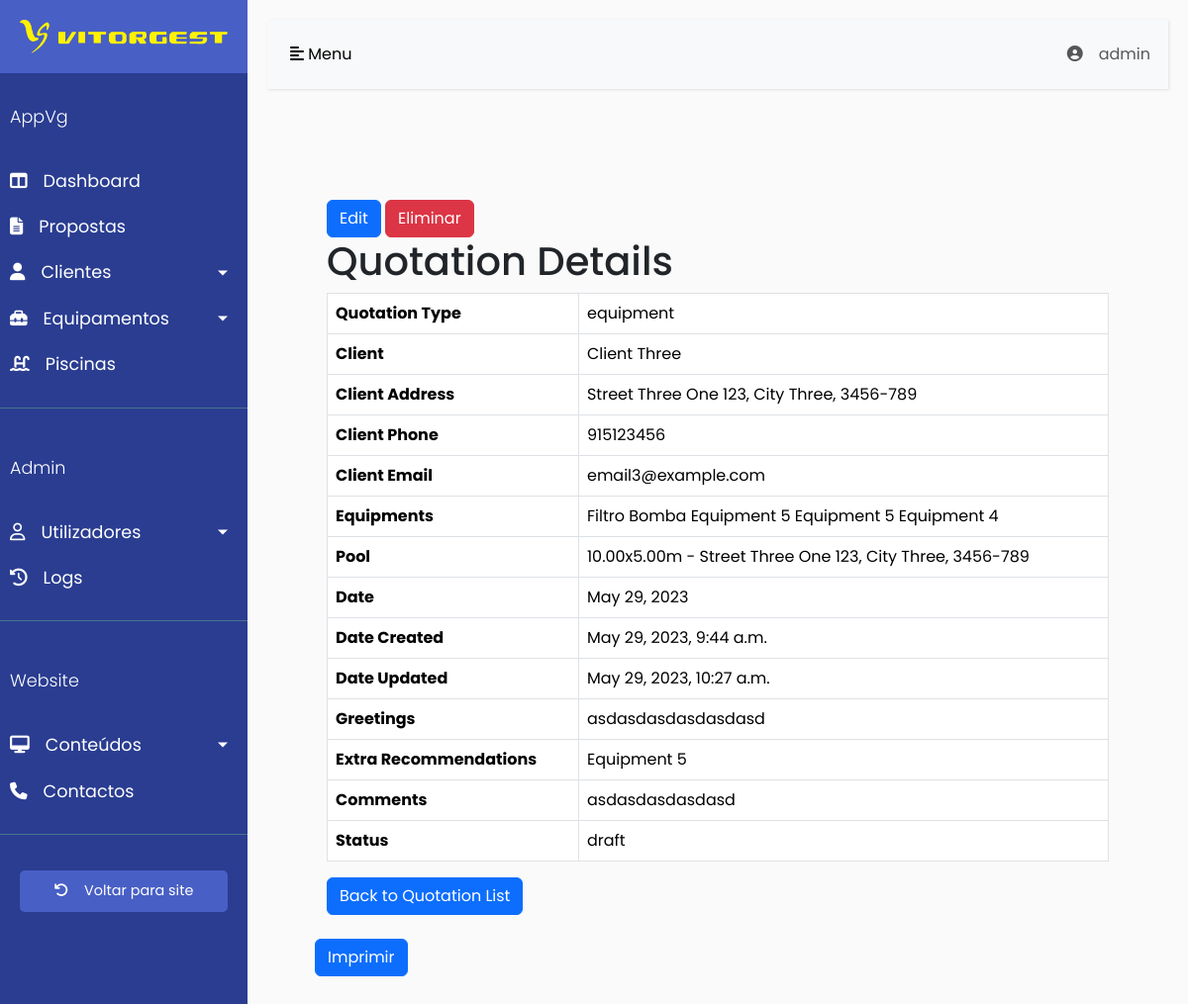
Page /backoffice/quotations/1/ (signed in) on the committed database.
### backoffice/models/user.py (models this page shows)
class User(AbstractUser):
    class Role(models.TextChoices):
        ADMIN = "ADMIN", 'Admin'
        OFFICE = "OFFICE", 'Escritório'
        TECHNICIAN = "TECHNICIAN", 'Técnico'
    role = models.CharField(max_length=100, choices=Role.choices)
    phone_number = models.CharField(max_length=20, blank=True)

### backoffice/models/quotation.py (models this page shows, shortened)
class Quotation(models.Model):
    quotation_id = models.CharField(max_length=20, unique=True, blank=True)
    quotation_type = models.CharField(max_length=20, choices=QUOTATION_TYPE_CHOICES, default='equipment')
    client = models.ForeignKey(Client, on_delete=models.CASCADE)
    client_address = models.CharField(max_length=50, null=True, blank=True)
    client_phone = models.CharField(max_length=50, null=True, blank=True)
    client_email = models.CharField(max_length=50, null=True, blank=True)
    equipments = models.ManyToManyField(Equipment)
    pool = models.ForeignKey(Pool, on_delete=models.SET_NULL, null=True, blank=True)
    date = models.DateField()
    date_created = models.DateTimeField(auto_now_add=True)
    date_updated = models.DateTimeField(auto_now=True)
    greetings = models.TextField()
    extra_recommendations = models.ManyToManyField(Equipment, related_name='extra_recommendations')
    comments = models.TextField()
    labor_rate = models.IntegerField(null=True, blank=True, default=0)
    transportation_fee = models.IntegerField(null=True, blank=True, default=0)
    status = models.CharField(max_length=20, choices=STATUS_CHOICES, default='draft')

### backoffice/models/client.py (models this page shows)
class Client(models.Model):
    client = models.IntegerField()
    name = models.CharField(max_length=100)
    fiscal_name = models.CharField(max_length=100)
    tax_number = models.CharField(max_length=20)
    notes = models.TextField(null=True, blank=True)
    def __str__(self):
        return self.name

class Address(models.Model):
    client = models.ForeignKey(Client, on_delete=models.CASCADE)
    street = models.CharField(max_length=100)
    number = models.CharField(max_length=10)
    city = models.CharField(max_length=100)
    postal_code = models.CharField(max_length=10)
    coordinate_x = models.DecimalField(max_digits=9, decimal_places=6)
    coordinate_y = models.DecimalField(max_digits=9, decimal_places=6)
    notes = models.TextField(null=True, blank=True)
    def __str__(self):
        return f"{self.street} {self.number}, {self.city}, {self.postal_code}"

### backoffice/models/equipment.py (models this page shows, shortened)
class Equipment(models.Model):
    name = models.CharField(max_length=100)
    description = models.TextField()
    image = models.ImageField(upload_to='equipment/')
    price = models.DecimalField(max_digits=10, decimal_places=2)

### backoffice/models/pool.py (models this page shows, shortened)
class Pool(models.Model):
    address = models.ForeignKey(Address, on_delete=models.CASCADE, related_name='pools')
    length = models.DecimalField(max_digits=5, decimal_places=2)
    width = models.DecimalField(max_digits=5, decimal_places=2)
    min_depth = models.FloatField()
    max_depth = models.FloatField()
    volume = models.FloatField(blank=True, null=True)
    surface_area = models.FloatField(blank=True, null=True)
    circulation_type = models.CharField(max_length=50, choices=CIRCULATION_TYPE, default='skimmer')
    def __str__(self):
        return f"{self.length}x{self.width}m - {self.address}"

### backoffice/views/quotation_views.py (the view)
# urls.py: path('quotations/<int:quotation_id>/', login_required(quotation_views.quotation_details), name='quotation_details'),
def quotation_details(request, quotation_id):
    quotation = get_object_or_404(Quotation, id=quotation_id)
    context = {
        'quotation': quotation,
    }
    return render(request, 'quotation/quotation_details.html', context)

### backoffice/templates/quotation/quotation_details.html
{% extends "base.html" %}
{% block content %}
    <div class="container my-4">
        <div class="row">
            <div class="col">
                <a href="{% url 'edit_quotation' quotation.id %}" class="btn btn-primary">Edit</a>
                <a href="{% url 'quotation_delete' quotation.id %}" class="btn btn-danger">Eliminar</a>
                <h1>Quotation Details</h1>
                <table class="table table-bordered">
                    <tbody>
                    <tr>
                        <th>Quotation Type</th>
                        <td>{{ quotation.quotation_type }}</td>
                    </tr>
                    <tr>
                        <th>Client</th>
                        <td><a href="{% url 'client_details' quotation.client.id %}">{{ quotation.client }}</a></td>
                    </tr>
                    <tr>
                        <th>Client Address</th>
                        <td>{{ quotation.client_address }}</td>
                    </tr>
                    <tr>
                        <th>Client Phone</th>
                        <td>{{ quotation.client_phone }}</td>
                    </tr>
                    <tr>
                        <th>Client Email</th>
                        <td>{{ quotation.client_email }}</td>
                    </tr>
                    <tr>
                        <th>Equipments</th>
                        <td>
                            {% for equipment in quotation.equipments.all %}
                                {{ equipment.name }}
                            {% endfor %}
                        </td>
                    </tr>
                    <tr>
                        <th>Pool</th>
                        <td>{{ quotation.pool }}</td>
                    </tr>
                    <tr>
                        <th>Date</th>
                        <td>{{ quotation.date }}</td>
                    </tr>
                    <tr>
                        <th>Date Created</th>
                        <td>{{ quotation.date_created }}</td>
                    </tr>
                    <tr>
                        <th>Date Updated</th>
                        <td>{{ quotation.date_updated }}</td>
                    </tr>
                    <tr>
                        <th>Greetings</th>
                        <td>{{ quotation.greetings }}</td>
                    </tr>
                    <tr>
                        <th>Extra Recommendations</th>
                        <td>
                            {% for equipment in quotation.extra_recommendations.all %}
                                {{ equipment.name }}
                            {% endfor %}
                        </td>
                    </tr>
                    <tr>
                        <th>Comments</th>
                        <td>{{ quotation.comments }}</td>
                    </tr>
                    <tr>
                        <th>Status</th>
                        <td>{{ quotation.status }}</td>
                    </tr>
                    </tbody>
                </table>
                <a href="{% url 'quotations' %}" class="btn btn-primary">Back to Quotation List</a>
            </div>
        </div>
    </div>
    <a href="{% url 'print_quotation' quotation.id %}" class="btn btn-primary" target="_blank">Imprimir</a>
{% endblock %}

### backoffice/templates/base.html (shortened to what this page needs)
<!DOCTYPE html>
<html lang="en">
<head>
    {% load bootstrap5 %}
    {% bootstrap_css %}
    {% load static %}
    {% include 'styles.html' %}
<link href="{% static 'django_select2/django_select2.css' %}" rel="stylesheet">
</head>
<body>
<div class="wrapper">
    <nav id="sidebar">
        <div class="sidebar-header">
            <img src="{% static 'img/site-banner.png' %}" style="max-width: 100%; height: auto;">
        </div>
        <ul class="list-unstyled components">
            <p>AppVg</p>
            <li>
                <a href="{% url 'dashboard' %}"><i class="fas fa-columns icon-text"></i>Dashboard</a>
            </li>
            <li>
                <a href="{% url 'quotations' %}"><i class="fas fa-file-alt icon-text"></i>Propostas</a>
            </li>
            <li>
                <a href="#clientsSubmenu" data-toggle="collapse" aria-expanded="false"
                   class="dropdown-toggle"><i class="fas fa-user icon-text"></i>Clientes</a>
            </li>
            <li>
                <a href="#equipmentsSubmenu" data-toggle="collapse" aria-expanded="false" class="dropdown-toggle"><i
                        class="fas fa-toolbox icon-text"></i>Equipamentos</a>
            </li>
            <li>
                <a href="{% url 'pools' %}"><i class="fas fa-swimming-pool icon-text"></i>Piscinas</a>
            </li>
        </ul>
        <ul class="list-unstyled components">
            <p>Admin</p>
            <li>
                <a href="#usersSubmenu" data-toggle="collapse" aria-expanded="false"
                   class="dropdown-toggle"><i class="far fa-user icon-text"></i>Utilizadores</a>
            </li>
            <li>
                <a href="#"><i class="fas fa-history icon-text"></i>Logs</a>
            </li>
        </ul>
        <ul class="list-unstyled components">
            <p>Website</p>
            <li>
                <a href="#contentSubmenu" data-toggle="collapse" aria-expanded="false"
                   class="dropdown-toggle"><i class="fas fa-desktop icon-text"></i>Conteúdos</a>
            </li>
            <li>
                <a href="#"><i class="fas fa-phone icon-text"></i>Contactos</a>
            </li>
        </ul>
        <ul class="list-unstyled CTAs">
            <li>
                <a href="{% url 'index' %}" class="article"><i class="fas fa-undo icon-text"></i>Voltar para site</a>
            </li>
        </ul>
    </nav>
    <div id="content">
        <nav class="navbar navbar-expand-lg navbar-light bg-light pr-4">
            <div class="collapse navbar-collapse" id="navbarNavDropdown">
                <button type="button" id="sidebarCollapse" class="btn btn-light">
                    <i class="fas fa-align-left"></i>
                    <span>Menu</span>
                </button>
                <ul class="navbar-nav ms-auto">
                    <li class="nav-item dropdown">
                        <a class="nav-link" href="#" id="navbarDropdownMenuLink" role="button"
                           data-toggle="dropdown" aria-haspopup="true" aria-expanded="false">
                            <i class="fas fa-user-circle icon-text"></i>{{ user.username }}
                        </a>
                    </li>
                </ul>
            </div>
        </nav>
        <div class="p-5">
            {% block content %}
            {% endblock %}
        </div>
    </div>
</div>
</body>
</html>

### backoffice/static/css/sidebar.css (style rules this page uses)
body { font-family: 'Poppins', sans-serif; background: #fafafa; }
p { font-family: 'Poppins', sans-serif; font-size: 1.1em; font-weight: 300; line-height: 1.7em; color: #999; }
a, a:hover, a:focus { color: inherit; text-decoration: none; transition: all 0.3s; }
.navbar { padding: 15px 10px; background: #fff; border: none; border-radius: 0; margin-bottom: 40px; box-shadow: 1px 1px 3px rgba(0, 0, 0, 0.1); }
.wrapper { display: flex; width: 100%; align-items: stretch; }
#sidebar { min-width: 250px; max-width: 250px; background: #2a3d91; color: #fff; transition: all 0.3s; }
#sidebar .sidebar-header { padding: 20px; background: #485fc5; }
#sidebar ul.components { padding: 20px 0; border-bottom: 1px solid #47748b; }
#sidebar ul p { color: #fff; padding: 10px; }
#sidebar ul li a { padding: 10px; font-size: 1.1em; display: block; }
a[data-toggle="collapse"] { position: relative; }
.dropdown-toggle::after { display: block; position: absolute; top: 50%; right: 20px; transform: translateY(-50%); }
ul.CTAs { padding: 20px; }
ul.CTAs a { text-align: center; font-size: 0.9em !important; display: block; border-radius: 5px; margin-bottom: 5px; }
a.article, a.article:hover { background: #485fc5 !important; color: #fff !important; }
#content { width: 100%; padding: 20px; min-height: 100vh; transition: all 0.3s; }
.icon-text { margin-right: 16px; }

### rows in the picture
User: username "admin"
Quotation: quotation_type "equipment", client "Client Three", client_address "Street Three One 123, City Three, 3456-789", client_phone "915123456", client_email "email3@example.com", pool "10.00x5.00m - Street Three One 123, City Three, 3456-789", date "May 29, 2023", date_created "May 29, 2023, 9:44 a.m.", date_updated "May 29, 2023, 10:27 a.m.", greetings "asdasdasdasdasdasd", comments "asdasdasdasdasd", status "draft"
Equipment: name "Filtro"
Equipment: name "Bomba"
Equipment: name "Equipment 5"
Equipment: name "Equipment 5"
Equipment: name "Equipment 4"
